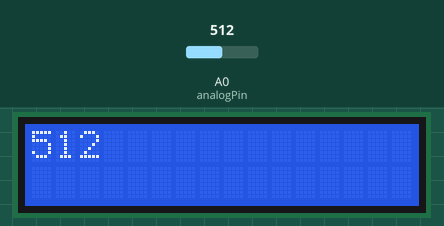
The sketch below on a simulated Arduino Uno, built with avr-gcc and run on an emulated ATmega328P. On the bench: 16×2 character LCD. The test bench sets the inputs (shaded band); at power-on: A0 (analogPin) = 512. What the sketch prints to the serial monitor is not drawn.

Above: at 1.2 s.
1.3 s: A0 (analogPin) set to 716
At 2.0 s:
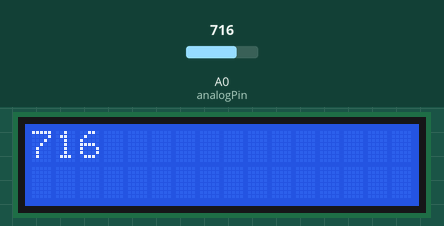
3.1 s: A0 (analogPin) set to 900
At 3.5 s:
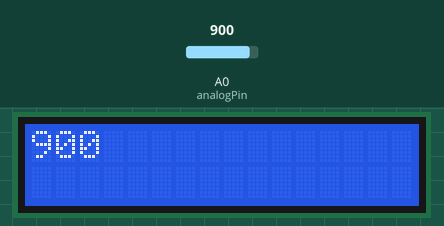
4.6 s: A0 (analogPin) set to 1023
At 5.1 s:
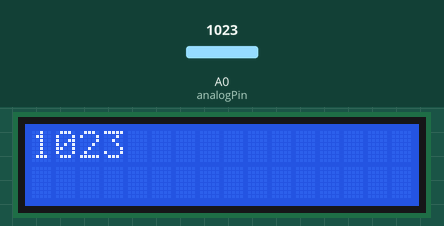
Timing chart, 0 to 7.6 s (numbered marks = the images above; inputs shaded):
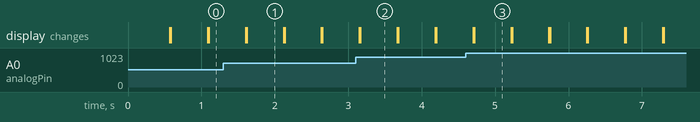

The sketch:

Analog1.ino
```cpp
#include <LiquidCrystal_I2C.h>

LiquidCrystal_I2C lcd(0x27,16,2);

int valeur ;
int analogPin = 0 ; // Définit quelle broche analogique va être utilisée

void setup()
{
  lcd.init();
  lcd.backlight();
  Serial.begin(19200); // Mets en place le terminal en décimal
}


void loop()
{
  valeur = analogRead(analogPin); // Mettre la valeur de la broche à la variable

  Serial.println(valeur); // Ecrire sur le terminal la valeur

  lcd.print(valeur); // Ecrire sur le LCD la valeur

  delay(500);

  lcd.clear();

  delay(10);
}
```

Measured:
- after the input at 1.3 s, the display: first differs from a run without the input after 0.32 s (image 1)
- after the input at 3.1 s, the display: first differs from a run without the input after 0.06 s (image 2)
- after the input at 4.6 s, the display: first differs from a run without the input after 0.11 s (image 3)
- what the display in image 1 shows lasts 0.5 s, from 1.6 s to 2.1 s
